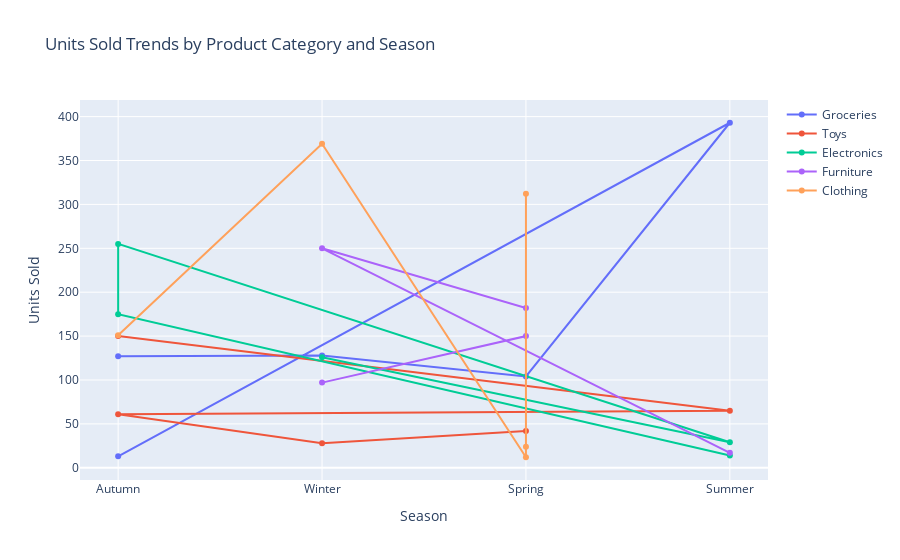

Notebook cell for this chart:
### Code cell
fig1 = go.Figure()
categories=df["Category"].unique()
for cat in categories:
    n=df[df["Category"]==cat].head()
    fig1.add_trace(go.Scatter(
        x=n['Seasonality'],
        y=n['Units Sold'],
        mode='lines+markers',
        name=cat,
    ))
fig1.update_layout(
    title='Units Sold Trends by Product Category and Season',
    xaxis_title='Season',
    yaxis_title='Units Sold',
    showlegend=True
)


fig1.show()

### Figure 1 — Plotly figure (JSON) as saved in the notebook; plotly's stock layout.template omitted (floating-point values rounded to 4 significant figures)
{"data": [{"mode": "lines+markers", "name": "Groceries", "type": "scatter", "visible": true, "x": ["Autumn", "Winter", "Spring", "Summer", "Autumn"], "y": [127, 128, 104, 393, 13]}, {"mode": "lines+markers", "name": "Toys", "type": "scatter", "visible": true, "x": ["Autumn", "Summer", "Autumn", "Winter", "Spring"], "y": [150, 65, 61, 28, 42]}, {"mode": "lines+markers", "name": "Electronics", "type": "scatter", "visible": true, "x": ["Summer", "Autumn", "Autumn", "Summer", "Winter"], "y": [14, 175, 255, 29, 126]}, {"mode": "lines+markers", "name": "Furniture", "type": "scatter", "visible": true, "x": ["Winter", "Spring", "Spring", "Winter", "Summer"], "y": [97, 150, 182, 250, 17]}, {"mode": "lines+markers", "name": "Clothing", "type": "scatter", "visible": true, "x": ["Spring", "Spring", "Spring", "Winter", "Autumn"], "y": [312, 24, 12, 369, 151]}], "layout": {"autosize": true, "showlegend": true, "title": {"text": "Units Sold Trends by Product Category and Season"}, "xaxis": {"autorange": true, "range": [-0.189, 3.189], "title": {"text": "Season"}, "type": "category"}, "yaxis": {"autorange": true, "range": [-19.44, 424.4], "title": {"text": "Units Sold"}, "type": "linear"}}}
